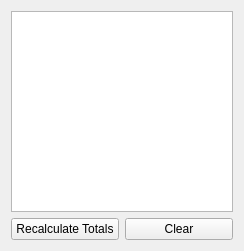
<?xml version="1.0" encoding="UTF-8"?>
<ui version="4.0">
 <class>PaperTape</class>
 <widget class="QWidget" name="PaperTape">
  <property name="geometry">
   <rect>
    <x>0</x>
    <y>0</y>
    <width>244</width>
    <height>251</height>
   </rect>
  </property>
  <property name="windowTitle">
   <string>Form</string>
  </property>
  <layout class="QGridLayout" name="gridLayout">
   <item row="1" column="1">
    <widget class="QPushButton" name="pushButton_clear">
     <property name="text">
      <string>Clear</string>
     </property>
    </widget>
   </item>
   <item row="1" column="0">
    <widget class="QPushButton" name="pushButton_recalculate_totals">
     <property name="text">
      <string>Recalculate Totals</string>
     </property>
    </widget>
   </item>
   <item row="0" column="0" colspan="2">
    <widget class="QPlainTextEdit" name="plainTextEdit"/>
   </item>
  </layout>
 </widget>
 <resources/>
 <connections>
  <connection>
   <sender>pushButton_clear</sender>
   <signal>clicked()</signal>
   <receiver>plainTextEdit</receiver>
   <slot>clear()</slot>
   <hints>
    <hint type="sourcelabel">
     <x>194</x>
     <y>226</y>
    </hint>
    <hint type="destinationlabel">
     <x>121</x>
     <y>106</y>
    </hint>
   </hints>
  </connection>
 </connections>
</ui>
